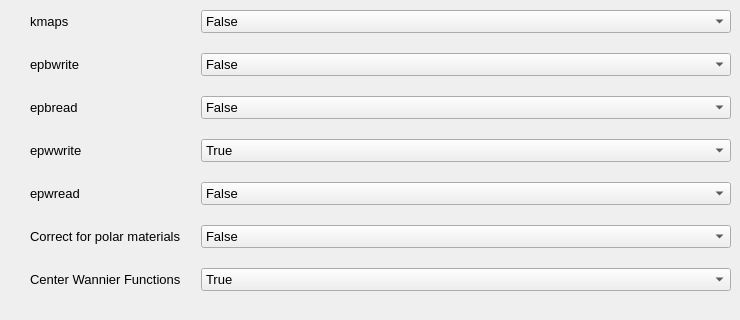
      <widget class="QWidget" name="tab_8">
       <attribute name="title">
        <string>Setup</string>
       </attribute>
       <widget class="QWidget" name="formLayoutWidget">
        <property name="geometry">
         <rect>
          <x>10</x>
          <y>10</y>
          <width>721</width>
          <height>301</height>
         </rect>
        </property>
        <layout class="QFormLayout" name="formLayout_2">
         <property name="horizontalSpacing">
          <number>20</number>
         </property>
         <property name="verticalSpacing">
          <number>20</number>
         </property>
         <item row="0" column="0">
          <widget class="QLabel" name="label_36">
           <property name="font">
            <font>
             <pointsize>10</pointsize>
            </font>
           </property>
           <property name="toolTip">
            <string>&lt;html&gt;&lt;head/&gt;&lt;body&gt;&lt;p&gt;Generate the map k+q –&amp;gt; k for folding the rotation matrix U(k+q). If .true., the program reads ‘prefix.kmap’ and ‘prefix.kgmap’ from file. If .false., they are calculated.&lt;/p&gt;&lt;p&gt;Note that for a restart with &lt;a href=&quot;https://docs.epw-code.org/doc/Inputs.html#epwread&quot;&gt;&lt;span style=&quot; text-decoration: underline; color:#0000ff;&quot;&gt;epwread&lt;/span&gt;&lt;/a&gt; =.true., kmaps also needs to be set to true (since the information to potentially calculate kgmaps is not generated in a restart run). However, the files “prefix.kmap” and “prefix.kgmap” themselves are actually not used if epwread=.true. and hence need not actually be there.&lt;/p&gt;&lt;/body&gt;&lt;/html&gt;</string>
           </property>
           <property name="text">
            <string>kmaps</string>
           </property>
           <property name="indent">
            <number>20</number>
           </property>
          </widget>
         </item>
         <item row="0" column="1">
          <widget class="QComboBox" name="comboBox_7">
           <property name="font">
            <font>
             <pointsize>10</pointsize>
            </font>
           </property>
           <item>
            <property name="text">
             <string>False</string>
            </property>
           </item>
           <item>
            <property name="text">
             <string>True</string>
            </property>
           </item>
          </widget>
         </item>
         <item row="1" column="0">
          <widget class="QLabel" name="label_37">
           <property name="font">
            <font>
             <pointsize>10</pointsize>
            </font>
           </property>
           <property name="toolTip">
            <string>&lt;html&gt;&lt;head/&gt;&lt;body&gt;&lt;p&gt;If epbwrite = .true., the electron-phonon matrix elements in the coarse Bloch representation and relevant data (dyn matrices) are written to disk. If epbread = .true. the above quantities are read from the ‘prefix.epb’ files. Pool dependent files.&lt;/p&gt;&lt;/body&gt;&lt;/html&gt;</string>
           </property>
           <property name="text">
            <string>epbwrite</string>
           </property>
           <property name="indent">
            <number>20</number>
           </property>
          </widget>
         </item>
         <item row="1" column="1">
          <widget class="QComboBox" name="comboBox_8">
           <property name="font">
            <font>
             <pointsize>10</pointsize>
            </font>
           </property>
           <item>
            <property name="text">
             <string>False</string>
            </property>
           </item>
           <item>
            <property name="text">
             <string>True</string>
            </property>
           </item>
          </widget>
         </item>
         <item row="2" column="0">
          <widget class="QLabel" name="label_38">
           <property name="font">
            <font>
             <pointsize>10</pointsize>
            </font>
           </property>
           <property name="toolTip">
            <string>&lt;html&gt;&lt;head/&gt;&lt;body&gt;&lt;p&gt;If epbwrite = .true., the electron-phonon matrix elements in the coarse Bloch representation and relevant data (dyn matrices) are written to disk. If epbread = .true. the above quantities are read from the ‘prefix.epb’ files. Pool dependent files.&lt;/p&gt;&lt;/body&gt;&lt;/html&gt;</string>
           </property>
           <property name="text">
            <string>epbread</string>
           </property>
           <property name="indent">
            <number>20</number>
           </property>
          </widget>
         </item>
         <item row="2" column="1">
          <widget class="QComboBox" name="comboBox_9">
           <property name="font">
            <font>
             <pointsize>10</pointsize>
            </font>
           </property>
           <item>
            <property name="text">
             <string>False</string>
            </property>
           </item>
           <item>
            <property name="text">
             <string>True</string>
            </property>
           </item>
          </widget>
         </item>
         <item row="3" column="0">
          <widget class="QLabel" name="label_39">
           <property name="font">
            <font>
             <pointsize>10</pointsize>
            </font>
           </property>
           <property name="text">
            <string>epwwrite</string>
           </property>
           <property name="indent">
            <number>20</number>
           </property>
          </widget>
         </item>
         <item row="3" column="1">
          <widget class="QComboBox" name="comboBox_10">
           <property name="font">
            <font>
             <pointsize>10</pointsize>
            </font>
           </property>
           <item>
            <property name="text">
             <string>True</string>
            </property>
           </item>
           <item>
            <property name="text">
             <string>False</string>
            </property>
           </item>
          </widget>
         </item>
         <item row="4" column="0">
          <widget class="QLabel" name="label_40">
           <property name="font">
            <font>
             <pointsize>10</pointsize>
            </font>
           </property>
           <property name="text">
            <string>epwread</string>
           </property>
           <property name="indent">
            <number>20</number>
           </property>
          </widget>
         </item>
         <item row="4" column="1">
          <widget class="QComboBox" name="comboBox_11">
           <property name="font">
            <font>
             <pointsize>10</pointsize>
            </font>
           </property>
           <item>
            <property name="text">
             <string>False</string>
            </property>
           </item>
           <item>
            <property name="text">
             <string>True</string>
            </property>
           </item>
          </widget>
         </item>
         <item row="5" column="0">
          <widget class="QLabel" name="label_41">
           <property name="font">
            <font>
             <pointsize>10</pointsize>
            </font>
           </property>
           <property name="toolTip">
            <string>&lt;html&gt;&lt;head/&gt;&lt;body&gt;&lt;p&gt;If .true. enable the correct Wannier interpolation in the case of polar material.&lt;/p&gt;&lt;/body&gt;&lt;/html&gt;</string>
           </property>
           <property name="text">
            <string>Correct for polar materials</string>
           </property>
           <property name="indent">
            <number>20</number>
           </property>
          </widget>
         </item>
         <item row="5" column="1">
          <widget class="QComboBox" name="comboBox_12">
           <property name="font">
            <font>
             <pointsize>10</pointsize>
            </font>
           </property>
           <item>
            <property name="text">
             <string>False</string>
            </property>
           </item>
           <item>
            <property name="text">
             <string>True</string>
            </property>
           </item>
          </widget>
         </item>
         <item row="6" column="0">
          <widget class="QLabel" name="label_42">
           <property name="font">
            <font>
             <pointsize>10</pointsize>
            </font>
           </property>
           <property name="text">
            <string>Center Wannier Functions</string>
           </property>
           <property name="indent">
            <number>20</number>
           </property>
          </widget>
         </item>
         <item row="6" column="1">
          <widget class="QComboBox" name="comboBox_13">
           <property name="font">
            <font>
             <pointsize>10</pointsize>
            </font>
           </property>
           <item>
            <property name="text">
             <string>True</string>
            </property>
           </item>
           <item>
            <property name="text">
             <string>False</string>
            </property>
           </item>
          </widget>
         </item>
        </layout>
       </widget>
      </widget>
